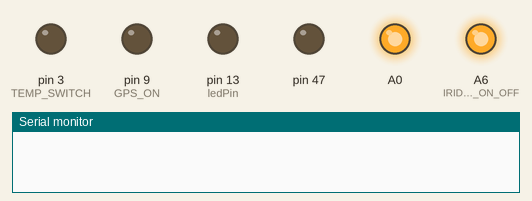
This sketch was run on a simulated Arduino Mega 2560, built with avr-gcc and run on an emulated ATmega2560. On the bench: output pins drawn as LEDs (lit = HIGH), the last lines printed to the serial monitor. The modem accepts every AT command (registered, SIM ready, sends succeed) and sends nothing else; pins used as bus, display or sensor lines are not drawn.

Above: at 0.1 s.
At 0.6 s:
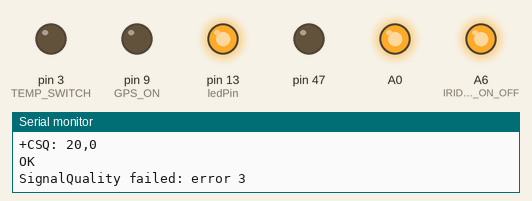
Timing chart, 0 to 2.1 s (numbered marks = the images above):
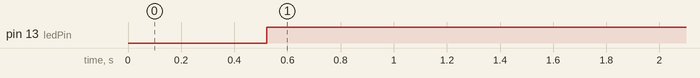

The sketch:

iridiumCheck.ino
```cpp
//include various libraries
#include <ctype.h>
#include <Wire.h>
#include <SPI.h>
#include <math.h>
#include <TinyGPS++.h>
#include <SoftwareSerial.h>
#include <SD.h>
#include <IridiumSBD.h>
#include <RTClib.h>
#include <RTC_DS3234.h>

const byte MON = 1;
const byte DAY = 29;
const byte YEAR = 16;

const byte HOUR = 13;
const byte MIN = 0;
const byte SEC = 0;

#define TEMP_SWITCH 3
#define SENSOR_POWER_5V 6
#define SENSOR_POWER_3V3 22
#define GPS_ON 9
#define IRIDIUM_POWER 8
#define IRIDIUM_ON_OFF A6
#define ACCEL_CS A8
#define SDCARD_CS A5
#define RTC_CS A2
#define SHUTDOWN A0
#define GPS_TX 11
#define GPS_RX 12
#define IRIDIUM_RXD A14
#define IRIDIUM_TXD A15
#define SDA 20
#define SCL 21


SoftwareSerial ss(GPS_TX,GPS_RX);
SoftwareSerial nss(IRIDIUM_TXD,IRIDIUM_RXD);
IridiumSBD isbd(nss,IRIDIUM_ON_OFF);
static const int ledPin = 13;

//static const uint32_t GPSBaud = 9600;
//TinyGPSPlus gps;


void setup(){
    pinMode(3,OUTPUT);
    pinMode(6,OUTPUT);
    pinMode(8,OUTPUT);
    pinMode(9,OUTPUT);
    pinMode(22,OUTPUT);
    pinMode(47,OUTPUT);
    pinMode(A8,OUTPUT);
    pinMode(A6,OUTPUT);
    pinMode(A5,OUTPUT);
    pinMode(A2,OUTPUT);
    pinMode(A0,OUTPUT);

    digitalWrite(A0,HIGH);
    digitalWrite(TEMP_SWITCH,LOW);
    digitalWrite(SENSOR_POWER_5V,HIGH);
    digitalWrite(SENSOR_POWER_3V3,HIGH);
    digitalWrite(GPS_ON,LOW);
    digitalWrite(ACCEL_CS,HIGH);
    digitalWrite(SDCARD_CS,HIGH);
    digitalWrite(RTC_CS,HIGH);
    digitalWrite(IRIDIUM_POWER,HIGH);
    digitalWrite(IRIDIUM_ON_OFF,LOW);


  int signalQuality = -1;

  pinMode(ledPin, OUTPUT);

  digitalWrite(IRIDIUM_POWER,LOW);
  digitalWrite(IRIDIUM_ON_OFF,HIGH);

  Serial.begin(115200);
  nss.begin(19200);  //start serial comms on nss pins defined above

  isbd.attachConsole(Serial); //Stream object that will monitor serial traffic to/from the RockBlock  (diagnostic only)
  isbd.setPowerProfile(1); //1 for low power application (USB, limited to ~90mA, interval between transmits = 60s)
  isbd.begin();  //wake up the 9602 and prepare it to communicate
  int err = isbd.getSignalQuality(signalQuality);
  if (err != 0)
  {
    Serial.print("SignalQuality failed: error ");
    Serial.println(err);
    return;
  }

  Serial.print("Signal quality is ");
  Serial.println(signalQuality);

  err = isbd.sendSBDText("Pop Up Rig Test 128");
  if (err != 0)
  {
    Serial.print("sendSBDText failed: error ");
    Serial.println(err);
    return;
  }

  Serial.println("Hey, it worked!");
  Serial.print("Messages left: ");
  Serial.println(isbd.getWaitingMessageCount());
}

void loop()
{
   digitalWrite(ledPin, HIGH);
}

bool ISBDCallback()
{
   digitalWrite(ledPin, (millis() / 1000) % 2 == 1 ? HIGH : LOW);
   return true;
}
```

Measured:
- by itself, pin 13 (ledPin): LOW → HIGH at 0.52 s
